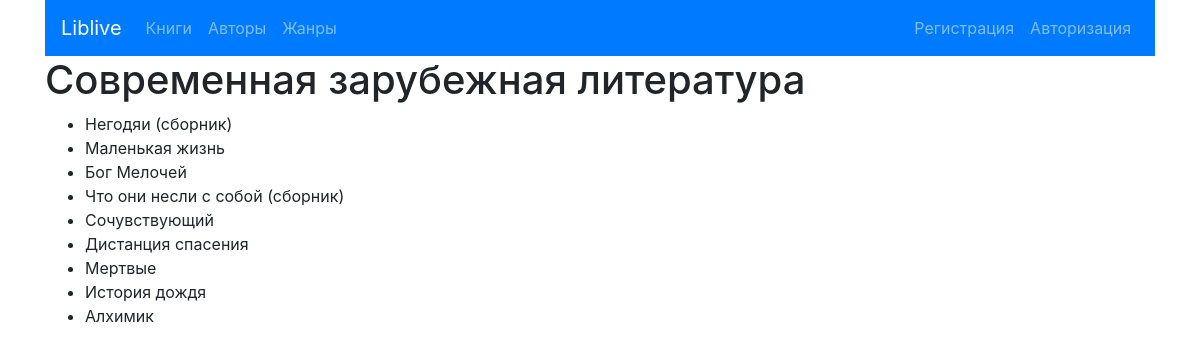
/genre/6/, run on an earlier commit of the app's database.
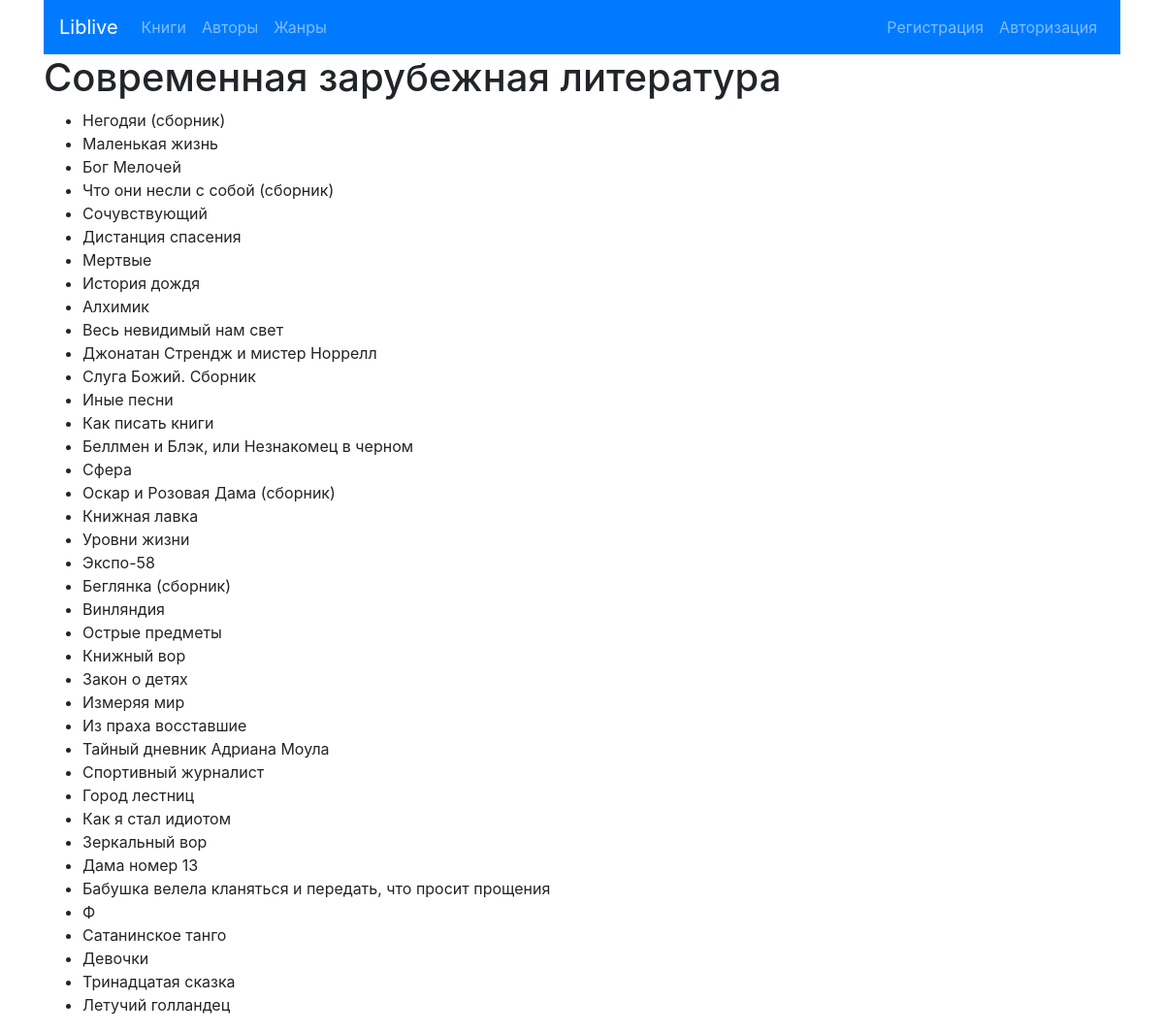
And on a later commit of the database.
### liv/models.py (models this page shows, shortened)
class Genre(models.Model):
    name = models.CharField(max_length=200)

class BookFromLivelib(models.Model):
    title = models.CharField(max_length=200)
    author = models.ForeignKey(Author, on_delete=models.CASCADE)
    tags = models.ManyToManyField(Genre)
    cover = models.CharField(max_length=200)
    rating = models.FloatField()
    description = models.TextField()
    key = models.IntegerField()
    user = models.ForeignKey(User, on_delete=models.CASCADE)
    def __str__(self):
        return self.title

### liv/views.py (the view)
# urls.py: path('genre/<int:pk>/', views.GenreDetailView.as_view(), name='genre-detail'),
class GenreDetailView(generic.DetailView):
    model = Genre
    template_name = 'liv/genre_detail.html'

### liv/templates/liv/genre_detail.html
{% extends "liv/base.html" %}
{% block content %}
    <h1>{{ genre.name }}</h1>
    <ul>
        {% for book in genre.bookfromlivelib_set.all %}
        <li>{{ book }}</li>
    {% endfor %}
    </ul>
{% endblock %}

### liv/templates/liv/base.html (shortened to what this page needs)
{% load static %}
<!doctype html>
<html>
<head>
    <link rel="stylesheet" href="https://stackpath.bootstrapcdn.com/bootstrap/4.1.3/css/bootstrap.min.css">
    <link rel="stylesheet" href="text/css" href="{% static 'liv/main.css' %}">
</head>
<body>
    <div class="container">
        <nav class="navbar navbar-expand-md navbar-dark bg-primary">
            <a class="navbar-brand" href="{% url 'liv:index' %}">Liblive</a>
            <div class="navbar-collapse collapse" id="collapsingNavbar">
                <ul class="navbar-nav">
                    <li class="nav-item">
                        <a class="nav-link" href="{% url 'liv:books' %}">Книги</a>
                    </li>
                    <li class="nav-item">
                        <a class="nav-link" href="{% url 'liv:authors' %}">Авторы</a>
                    </li>
                    <li class="nav-item">
                        <a class="nav-link" href="{% url 'liv:genres' %}">Жанры</a>
                    </li>
                </ul>
                <ul class="navbar-nav ml-auto">
                    {% if user.is_authenticated %}
                    <li class="nav-item">
                        <a class="nav-link" href="{% url 'users:profile' %}">Профиль</a>
                    </li>
                    <li class="nav-item">
                        <a class="nav-link" href="{% url 'users:logout' %}">Выйти</a>
                    </li>
                    {% else %}
                    <li class="nav-item">
                        <a class="nav-link" href="{% url 'users:register' %}" >Регистрация</a>
                    </li>
                    <li class="nav-item">
                        <a class="nav-link" href="{% url 'users:login' %}"">Авторизация</a>
                    </li>
                    {% endif %}
                </ul>
            </div>
        </nav>
    </div>
    <div class="container">
        {% block content %}
        {% endblock %}
    </div>
</body>
</html>

What changed in the data, as far as the page shows it:
added BookFromLivelib: title "Весь невидимый нам свет"
added BookFromLivelib: title "Джонатан Стрендж и мистер Норрелл"
added BookFromLivelib: title "Слуга Божий. Сборник"
added BookFromLivelib: title "Иные песни"
added BookFromLivelib: title "Как писать книги"
added BookFromLivelib: title "Беллмен и Блэк, или Незнакомец в черном"
added BookFromLivelib: title "Сфера"
added BookFromLivelib: title "Оскар и Розовая Дама (сборник)"
added BookFromLivelib: title "Книжная лавка"
added BookFromLivelib: title "Уровни жизни"
added BookFromLivelib: title "Экспо-58"
added BookFromLivelib: title "Беглянка (сборник)"
added BookFromLivelib: title "Винляндия"
added BookFromLivelib: title "Острые предметы"
added BookFromLivelib: title "Книжный вор"
added BookFromLivelib: title "Закон о детях"
added BookFromLivelib: title "Измеряя мир"
added BookFromLivelib: title "Из праха восставшие"
added BookFromLivelib: title "Тайный дневник Адриана Моула"
added BookFromLivelib: title "Спортивный журналист"
added BookFromLivelib: title "Город лестниц"
added BookFromLivelib: title "Как я стал идиотом"
added BookFromLivelib: title "Зеркальный вор"
added BookFromLivelib: title "Дама номер 13"
added BookFromLivelib: title "Бабушка велела кланяться и передать, что просит прощения"
added BookFromLivelib: title "Ф"
added BookFromLivelib: title "Сатанинское танго"
added BookFromLivelib: title "Девочки"
added BookFromLivelib: title "Тринадцатая сказка"
added BookFromLivelib: title "Летучий голландец"
